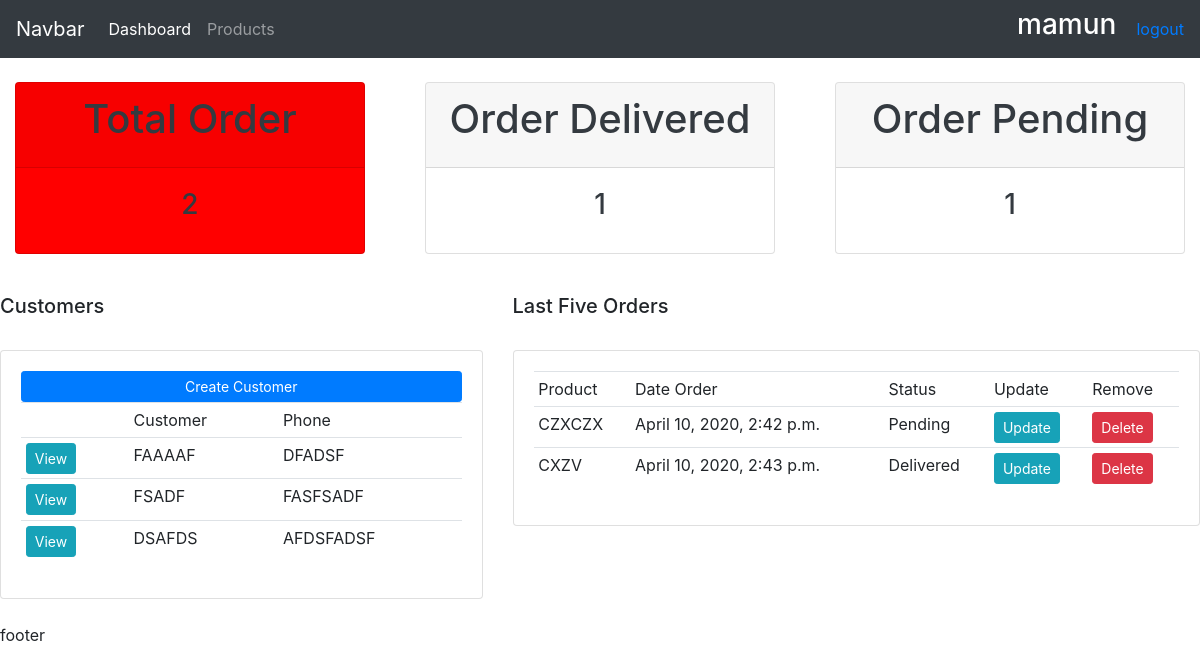
The app's page / (signed in), older data.
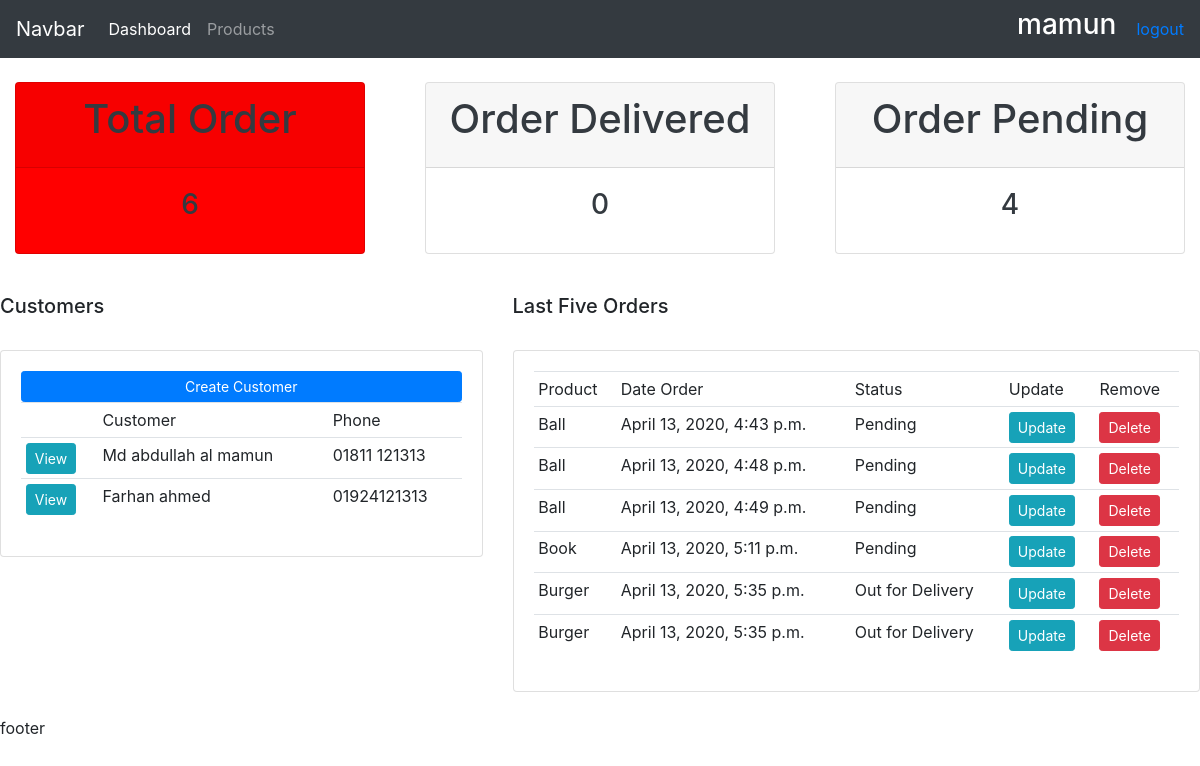
The same page, newer data.
### accounts/models.py (models this page shows, shortened)
class Customer(models.Model):
    name = models.CharField(max_length=200)
    email = models.CharField(max_length=200)
    phone = models.CharField(max_length=200)
    date_created = models.DateTimeField(auto_now_add=True)

class Order(models.Model):
    STATUS = (('Pending', 'Pending'), ('Out for Delivery',
                                       'Out for Delivery'), ('Delivered', 'Delivered'))
    customer = models.ForeignKey(
        Customer, null=True, on_delete=models.SET_NULL)
    product = models.ForeignKey(Products, null=True, on_delete=models.SET_NULL)
    status = models.CharField(max_length=200, choices=STATUS)
    date_created = models.DateTimeField(auto_now_add=True)
    note=models.CharField(max_length=1000,null=True)

class Products(models.Model):
    CATEGORY = (('Indoor', 'Indoor'), ('Out door', 'Out door'))
    name = models.CharField(max_length=200)
    price = models.FloatField()
    category = models.CharField(max_length=200, choices=CATEGORY)
    description = models.CharField(max_length=200)
    date_created = models.DateTimeField(auto_now_add=True)
    tags = models.ManyToManyField(Tags)
    def __str__(self):
        return self.name

### accounts/views.py (the view)
# urls.py: path('', views.home,name='home'),
@login_required(login_url='login')
def home(request):
    orders = Order.objects.all()
    customers = Customer.objects.all()
    total_customer = customers.count()
    total_order = orders.count()
    delivered = orders.filter(status='Delivered').count()
    pending = orders.filter(status='Pending').count()
    contex = {'orders': orders, 'customers': customers, 'total_customer': total_customer,
              'total_order': total_order, 'delivered': delivered,'pending':pending}
    return render(request, 'accounts/dashboard.html', contex)

### accounts/templates/accounts/dashboard.html
{% extends 'accounts/main.html'%}
{% block content %}
{% include 'accounts/status.html'%}
<br />
<div class="row">
  <div class="col-md-5">
    <h5>Customers</h5>
    <br />
    <div class="card card-body">
      <a href="" class="btn btn-primary btn-sm btn-block">Create Customer</a>
      <table class="table table-sm">
        <tr>
          <td></td>
          <td>Customer</td>
          <td>Phone</td>
        </tr>
          {% for customer in customers %}
          <tr>
          <td><a class="btn btn-sm btn-info" href="{% url 'customer' customer.id %}">View</a></td>
          <td>{{customer.name}}</td>
          <td>{{customer.phone}}</td>
        </tr>
          {% endfor %}
      </table>
    </div>
  </div>
  <div class="col-md-7">
    <h5>Last Five Orders</h5>
    <br />
    <div class="card card-body">
      <table class="table table-sm">
        <tr>
          <td>Product</td>
          <td>Date Order</td>
          <td>Status</td>
          <td>Update</td>
          <td>Remove</td>
        </tr>
        {% for i in orders %}
          <tr>
          <td>{{i.product}}</td>
          <td>{{i.date_created}}</td>
          <td>{{i.status}}</td>
          <td><a class="btn btn-sm btn-info" href="{% url 'update_order' i.id %}">Update</a>  </td>
          <td><a class="btn btn-sm btn-danger" href="{% url 'delete_order' i.id %}">Delete</a></td>
          </tr>
        {% endfor %}
      </table>
    </div>
  </div>
</div>
{% endblock %}

Row changes from the older to the newer data that the page shows:
removed Customer: name "FAAAAF", phone "DFADSF"
removed Customer: name "FSADF", phone "FASFSADF"
removed Customer: name "DSAFDS", phone "AFDSFADSF"
removed Order: product "CZXCZX", date_created "April 10, 2020, 2:42 p.m.", status "Pending"
removed Order: product "CXZV", date_created "April 10, 2020, 2:43 p.m.", status "Delivered"
added Customer: name "Md abdullah al mamun", phone "01811 121313"
added Customer: name "Farhan ahmed", phone "01924121313"
added Order: product "Ball", date_created "April 13, 2020, 4:43 p.m.", status "Pending"
added Order: product "Ball", date_created "April 13, 2020, 4:48 p.m.", status "Pending"
added Order: product "Ball", date_created "April 13, 2020, 4:49 p.m.", status "Pending"
added Order: product "Book", date_created "April 13, 2020, 5:11 p.m.", status "Pending"
added Order: product "Burger", date_created "April 13, 2020, 5:35 p.m.", status "Out for Delivery"
added Order: product "Burger", date_created "April 13, 2020, 5:35 p.m.", status "Out for Delivery"
Text that changed along with them:
{{ total_order }}: "2" → "6"
{{ delivered }}: "1" → "0"
{{ pending }}: "1" → "4"
